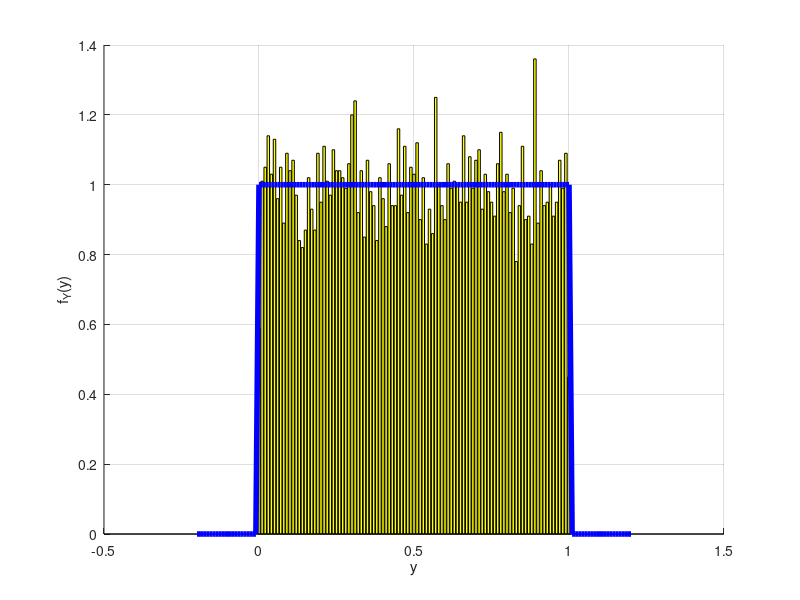

MATLAB code to generate this figure:
clear all; close all; clc;

N = 10000;

X = rand(1,N);
Y = X .^2

dx=0.01; 
x= -0.2 : dx : 1.2;

dy=0.01; 
y= -0.2 : dy : 1.2;

pdfX_teo = 0 <= x & x <=1 ;
pdfX_sim = hist(X,x)/(N*dx);

pdfY_teo = (0.5 ./ sqrt(y)) .* (0 <= y & y <= 1);
pdfY_sim = hist(Y,y)/(N*dy);

figure; hold on; grid on;
bar(x, pdfX_sim, 'y');
plot(x, pdfX_teo, 'b', 'LineWidth', 4)
xlabel('y'); ylabel('f_Y(y)');

EX_teo = 1/2
EX_sim = mean(X)